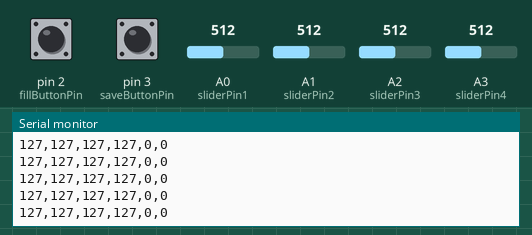
Bench run of a sketch on a simulated Arduino Uno, built with avr-gcc and run on an emulated ATmega328P. On the bench: the last lines printed to the serial monitor. The inputs (shaded band) are chosen by the test bench; at power-on: A0 (sliderPin1) = 512, pin 2 (fillButtonPin) LOW, pin 3 (saveButtonPin) LOW, A1 (sliderPin2) = 512, A2 (sliderPin3) = 512, A3 (sliderPin4) = 512.

Above: at 1.2 s.
1.3 s: A0 (sliderPin1) set to 45
At 1.57 s:
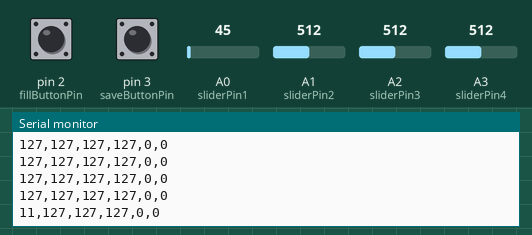
4.3 s: A0 (sliderPin1) set to 37
At 4.39 s:
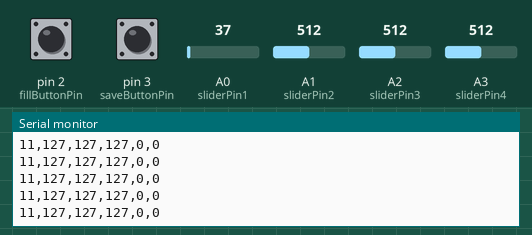
Timing chart, 0 to 7.3 s (numbered marks = the images above; inputs shaded):
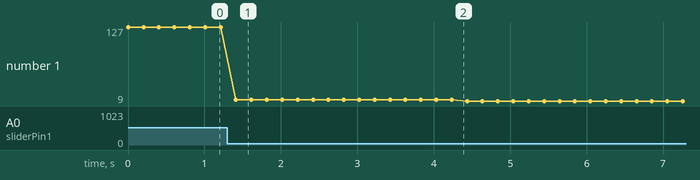

Measured:
- after the input at 1.3 s, the serial monitor: prints a new line after 0.11 s (image 1)
- plotted number 1: 127 → 11 after the input at 1.3 s, 11 → 9 after the input at 4.3 s

The sketch:

colorslider.ino
```cpp
boolean lightMode = false;

int sliderPin1 = A0;//Red
int sliderPin2 = A1;//Green
int sliderPin3 = A2;//Blue
int sliderPin4 = A3;//Alpha

int gPin = 9;
int rPin = 10;
int bPin = 11;

int fillButtonPin = 2;
int saveButtonPin = 3;
boolean fillButtonPressed = false;
boolean saveButtonPressed = false;

int sensorValue = 0;  // variable to store the value coming from the sensor

int rHigh = 512;
int rLow = 512;

void setup() {

  Serial.begin(2400);

  rHigh = analogRead(sliderPin1);
  rLow = analogRead(sliderPin1);

}

void loop() {

  // read the value from the sensor:
  int sensor1Value = analogRead(sliderPin1);
  int sensor2Value = analogRead(sliderPin2);
  int sensor3Value = analogRead(sliderPin3);
  int sensor4Value = analogRead(sliderPin4);

  //For calibrating range:
  //println(sensor1Value);

  int r = map(sensor1Value, 0, 1023, 0, 255);
  int g = map(sensor2Value, 0, 1023, 0, 255);
  int b = map(sensor3Value, 0, 1023, 0, 255);
  int a = map(sensor4Value, 0, 1023, 0, 255);

   //For calibrating range:
  //println(r);

  int rLight = map(sensor1Value, 0, 1023, 0, 17);
  int gLight = map(sensor2Value, 0, 1023, 0, 9);
  int bLight = map(sensor3Value, 0, 1023, 0, 7);

  if(lightMode){
    analogWrite(rPin, rLight);
    analogWrite(gPin, gLight);
    analogWrite(bPin, bLight);
  }

  String msg = "";
  msg += r;
  msg+=",";
  msg+=g;
  msg+=",";
  msg+=b;
  msg+=",";
  msg+=a;
  msg+=",";

  String fill = "";
  fill+="0";
  fill+=",";
  String save = "";
  save+="0";
    //Fill & Save button logic:
  if(digitalRead(fillButtonPin)==HIGH && !fillButtonPressed){
    //Serial.println("Fill");
    fillButtonPressed = true;
    fill="";
    fill+='1';
    fill+=',';
  }
   if(digitalRead(saveButtonPin)==HIGH && !saveButtonPressed){
    //Serial.println("Save");
    saveButtonPressed = true;
    save = "";
    save+='1';
  }
  //To avoid multiple presses:
  if(digitalRead(fillButtonPin)==LOW && fillButtonPressed){
    fillButtonPressed = false;
  }
   if(digitalRead(saveButtonPin)==LOW && saveButtonPressed){
    saveButtonPressed = false;
  }

  msg+=fill;
  msg+=save;
  Serial.println(msg);


  delay(200);

}
```
